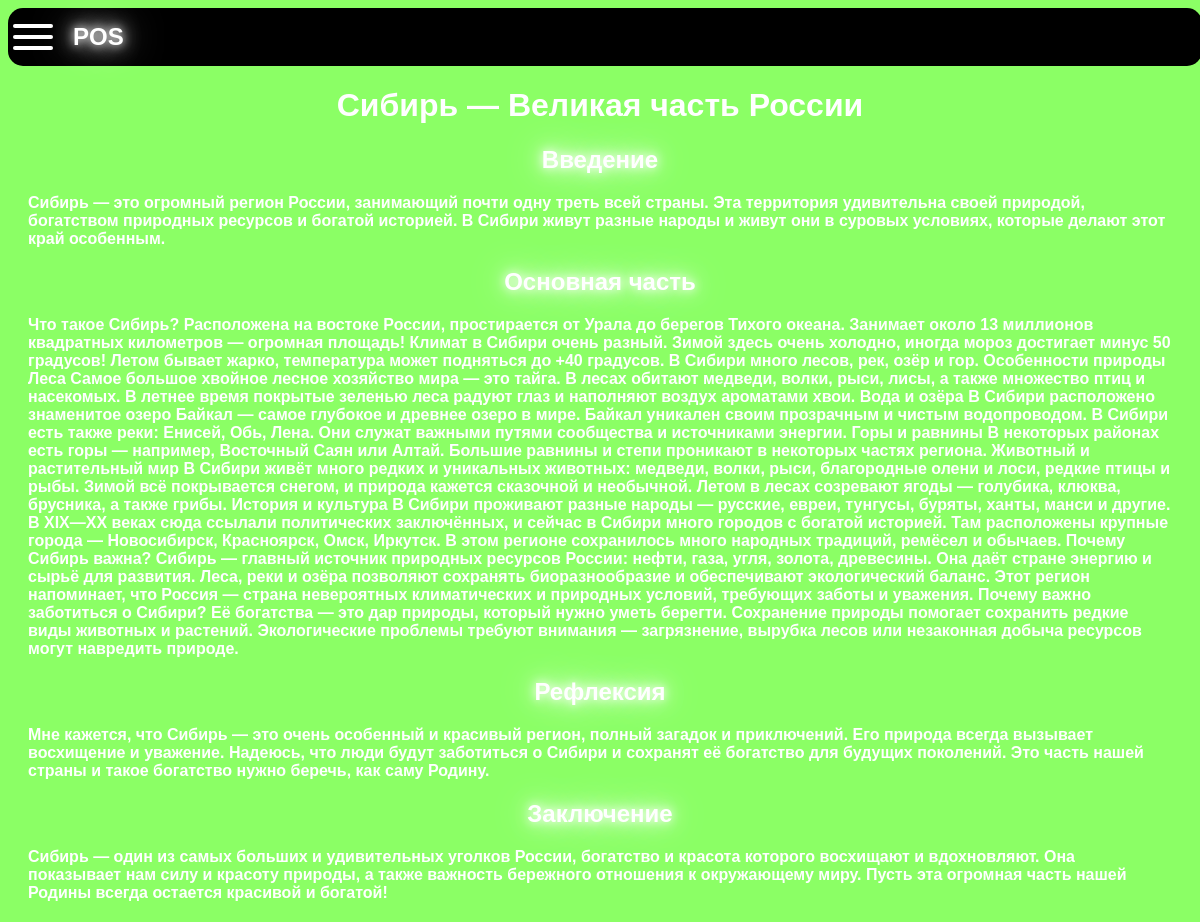
/post/1, run on the app's committed database.
### tables this page shows
CREATE TABLE lesons(
                id INTEGER PRIMARY KEY AUTOINCREMENT,
                theme string,
                who string,
                time int,
                title string,
                age string, 
                target string, 
                intro string, 
                main string, 
                reflection string,
                conclusion string
                );

### server.py (the view)
@app.route('/post/<int:post_id>')
def show_post(post_id):
    cur.execute(f"SELECT *FROM lesons WHERE id = {post_id}")
    return render_template('post.html', post=cur.fetchone())

### templates/post.html (shortened to what this page needs)
<!DOCTYPE html>
<html lang="ru">
<head>
<link rel="stylesheet" href="{{ url_for('static', filename='css/style.css') }}"/>
</head>
<body>
  <header>
    <div class="menu">
      <label for="burger-checkbox" class="burger"></label>
    </div>
    <h2 class="text">POS</h2></br>
  </header>
  <a href="{{ url_for('show_post', post_id=post[0]) }}">
    <div class="opened_post">
      <h1 class="text">{{ post[4] }}</h1>
      <h2 class="text">Введение</h2>
      <p style="margin: 20px;" class="text" >{{ post[7]  }}</p>
      <h2 class="text">Основная часть</h2>
      <p style="margin: 20px;" class="text" >{{ post[8]  }}</p>
      <h2 class="text">Рефлексия</h2>
      <p style="margin: 20px;" class="text" >{{ post[9]  }}</p>
      <h2 class="text">Заключение</h2>
      <p style="margin: 20px;" class="text" >{{ post[10]  }}</p>
    </div>
  </a>
</body>
</html>

### static/css/style.css (style rules this page uses)
h2 { text-shadow: 0 0 10px #ffffff, 0 0 20px #ffffff, 0 0 40px #ffffff; text-align: center; }
header { display: flex; align-items: center; height: 6vh; background-color: #000000; border-radius: 15px; gap: 20px; padding: 5px; position: sticky; top: 0; z-index: 1; width: 100%; }
body { background-color: #8bff65; }
.text { font-family: "Google Sans", sans-serif; font-optical-sizing: auto; font-weight: bold; font-style: normal; font-variation-settings: "GRAD" 200; color: rgb(255, 255, 255); }
.burger { position: relative; z-index: 1; cursor: pointer; display: block; position: relative; border: none; background: transparent; width: 40px; height: 26px; }
.burger::before, .burger::after { content: ''; left: 0; position: absolute; display: block; width: 100%; height: 4px; border-radius: 10px; background: rgb(255, 255, 255); }
.burger::before { top: 0; box-shadow: 0 11px 0 rgb(255, 255, 255); transition: box-shadow .3s .15s, top .3s .15s, transform .3s; }
.burger::after { bottom: 0; transition: bottom .3s .15s, transform .3s; }
h1 { text-align: center; }
a { text-decoration: none; transition: all 0.2s cubic-bezier(0.33, 1, 0.68, 1); }

### data on the page
lesons: title "Сибирь — Великая часть России", intro "Сибирь — это огромный регион России, занимающий почти одну треть всей страны. Эта территория удивительна своей природой, богатством природных ресурсов и богатой историей. В Сибири живут разные народы и живут они в суровых условиях, которые делают этот край особенным.", main "Что такое Сибирь? Расположена на востоке России, простирается от Урала до берегов Тихого океана. Занимает около 13 миллионов квадратных километров — огромная площадь! Климат в Сибири очень разный. Зимой здесь очень холодно, иногда мороз достигает минус 50 градусов! Летом бывает жарко, температура может подняться до +40 градусов. В Сибири много лесов, рек, озёр и гор. Особенности природы Леса Самое большое хвойное лесное хозяйство мира — это тайга. В лесах обитают медведи, волки, рыси, лисы, а также множество птиц и насекомых. В летнее время покрытые зеленью леса радуют глаз и наполняют воздух ароматами хвои. Вода и озёра В Сибири расположено знаменитое озеро Байкал — самое глубокое и…", reflection "Мне кажется, что Сибирь — это очень особенный и красивый регион, полный загадок и приключений. Его природа всегда вызывает восхищение и уважение. Надеюсь, что люди будут заботиться о Сибири и сохранят её богатство для будущих поколений. Это часть нашей страны и такое богатство нужно беречь, как саму Родину.", conclusion "Сибирь — один из самых больших и удивительных уголков России, богатство и красота которого восхищают и вдохновляют. Она показывает нам силу и красоту природы, а также важность бережного отношения к окружающему миру. Пусть эта огромная часть нашей Родины всегда остается красивой и богатой!"
